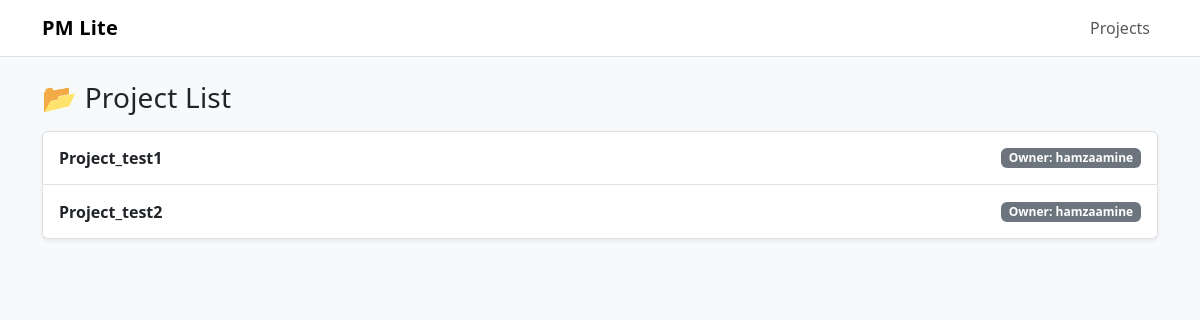
The page /projects/ on the database as committed earlier.
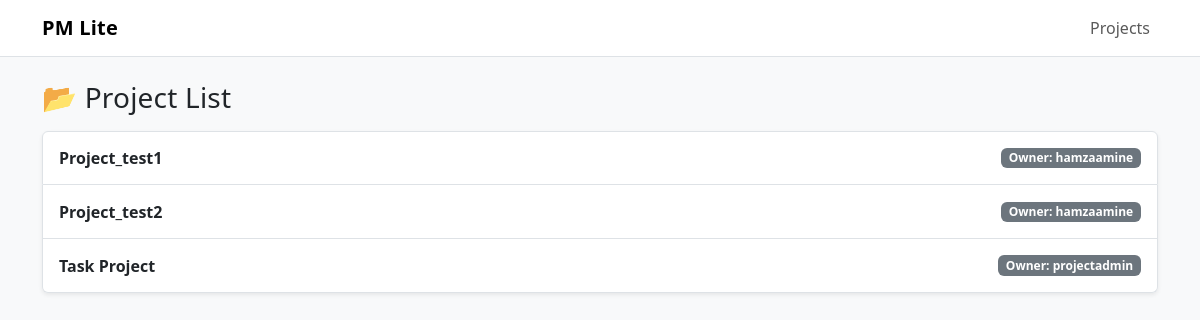
The same page on the database as committed later.
### core/models.py (models this page shows, shortened)
class Project(models.Model):
    name = models.CharField(max_length=200)
    description = models.TextField(blank=True, null=True)
    owner = models.ForeignKey(User, on_delete=models.CASCADE, related_name='Owned_projects')
    created_at = models.DateTimeField(auto_now_add=True)

### core/views.py (the view)
# urls.py: path('projects/', views.project_list, name='project_page'),
def project_list(request):
    projects = Project.objects.all()
    return render(request, 'core/projects.html', {'projects': projects})

### core/templates/core/projects.html (shortened to what this page needs)
{% extends "core/base.html" %}
{% block content %}
<div class="d-flex align-items-center mb-3">
  <h1 class="h3 mb-0">📂 Project List</h1>
</div>
<div class="list-group shadow-sm">
  {% for project in projects %}
    <a class="list-group-item list-group-item-action d-flex justify-content-between align-items-center"
       href="{% url 'project_detail' project.id %}">
      <span class="fw-semibold">{{ project.name }}</span>
      <span class="badge text-bg-secondary">Owner: {{ project.owner.username }}</span>
    </a>
  {% empty %}
    <div class="list-group-item text-muted">No projects available.</div>
  {% endfor %}
</div>
{% endblock %}

Rows that differ between the two databases and show on the page:
added Project: name "Task Project", owner.username "projectadmin"
